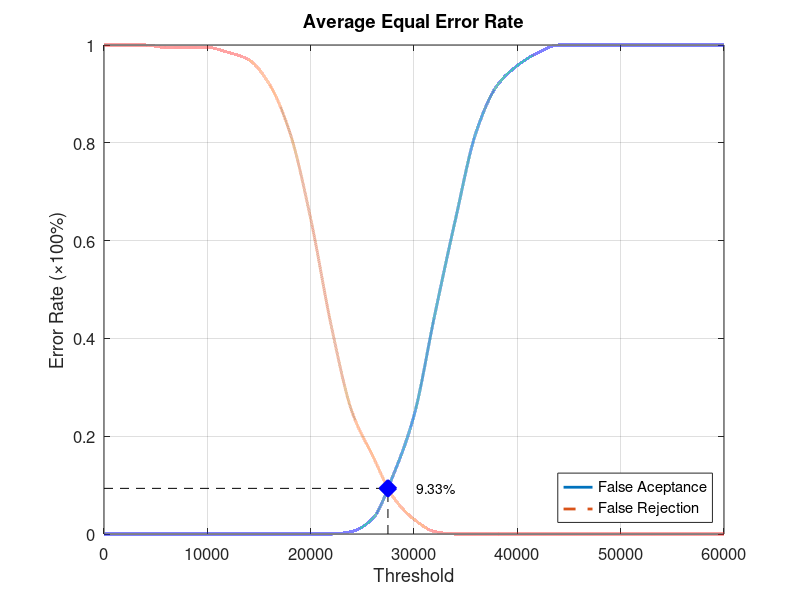
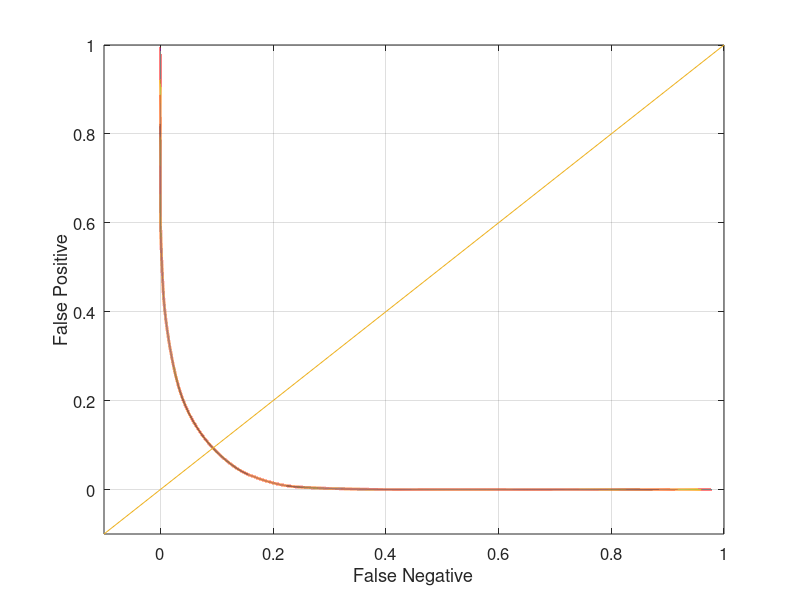

Reproduce these figures in MATLAB, in order.
function yEER = Database5_4
close all;
clear;
clc;
x = 0:2000:60000;
xq = 0:0.5:60000;

y0 = [0 0 0 0 0 0 0 0 0 0 0 0 0.00526316 0.0315789 0.121053 0.242105 0.447368 0.642105 0.821053 0.915789 0.957895 0.984211 1 1 1 1 1 1 1 1 1];
yy0 = interp1(x, y0, xq, 'pchip');
y1 = [1 1 1 0.995 0.995 0.995 0.985 0.97 0.92 0.82 0.645 0.425 0.25 0.16 0.075 0.03 0.005 0 0 0 0 0 0 0 0 0 0 0 0 0 0];
yy1 = interp1(x, y1, xq, 'pchip');

% Calculating EER: 
y2 = abs(y0 - y1);
find(y2 == min(y2))
yy2 = abs(yy0 - yy1);
xEER = find(yy2 == min(yy2));
xEERIndex = xq(xEER) % X-axis EER
yEER = yy0(xEER) % Y-axis EER

main = figure
plot(xq, yy0,'-','LineWidth', 2);	hold on
plot(xq, yy1,'--','LineWidth', 2);	hold on
plot([xEERIndex xEERIndex], [0 yEER], 'k--');	hold on
plot([0 xEERIndex], [yEER yEER], 'k--');	hold on
plot(xEERIndex, yEER, 'bx', 'LineWidth', 10);	hold on
text(xEERIndex + 10 * xEERIndex / 100, yEER, [num2str(round((10000 * yEER)) / 100) '%'])
legend('False Aceptance', 'False Rejection', 'Location', 'SouthEast')
xlabel('Threshold')
ylabel('Error Rate (\times100%)')
title('Average Equal Error Rate')
set(gca, 'FontSize', 12)
axis([0 60000 0 1])
grid on

print(main, 'Database5_4Main', '-dpng');
FNRxFPR = figure('Color', [1 1 1]);
plot(yy1, yy0, '-', yy1, yy0, 'LineWidth', 2);
hold on
y = -0.1:0.1:1
plot(y, y); 
set(gca, 'FontSize', 12)
xlabel('False Negative')
ylabel('False Positive')
axis([-0.1 1 -0.1 1])
set(gca, 'FontSize', 12)
grid on

print(FNRxFPR, 'Database5_4FNRxFPR','-dpng');
end
